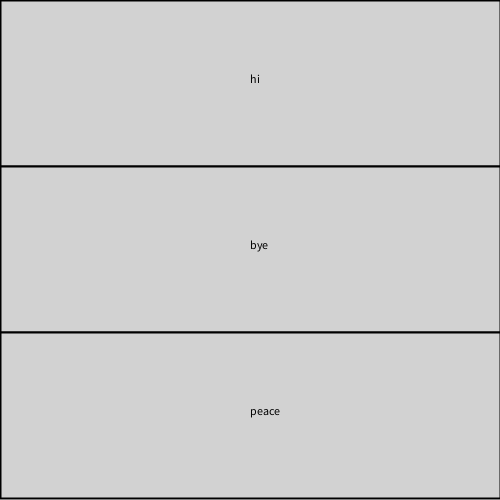
Frame 1 (no input)
Frame 60 (the mouse pressed at the canvas centre just before this capture): identical to frame 1, image omitted
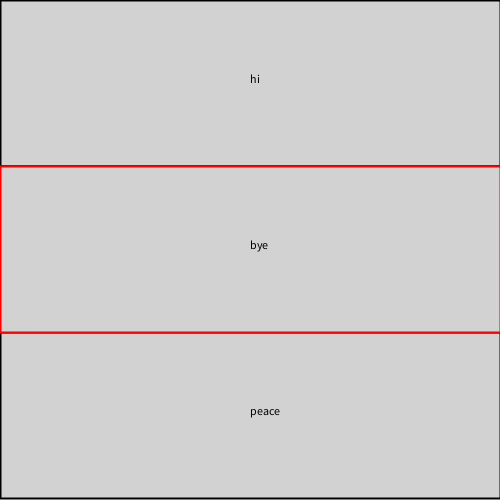
Frame 120 (the mouse held since frame 60 and released just before this capture)

The Processing sketch that drew these frames (run headless with seeded random() and noise(); from frame 60 on, the mouse is pressed at the canvas centre):

// Processing sketch: Reorderable
// ── Reorderable.pde

class Orderable {
  ArrayList<Item> items;
  PVector itemSize;
  PVector pos;
  int selected;

  Orderable(ArrayList<String> items, PVector pos, PVector itemSize) {
    this.items = new ArrayList<Item>();
    this.pos = pos.copy();
    PVector itemPos = pos.copy();
    for (String i : items) {
      this.items.add(new Item(itemPos, i));
    }
    this.itemSize = itemSize.copy();
    selected = -1;
  }

  void draw() {
    pushMatrix();
    stroke(0);
    for (Item i : items) {
      i.draw();
      translate(0, itemSize.y);
    }
    popMatrix();
    if (selected >= 0) {
      pushMatrix();
      translate(0, itemSize.y * selected);
      stroke(255, 0, 0);
      items.get(selected).draw();
      popMatrix();
    }
  }

  void swap(int i1) {
    int i2 = selected;
    Item temp = items.get(i1);
    items.set(i1, items.get(i2));
    items.set(i2, temp);
    selected = i1;
  }

  void move(int newI) {
    items.add(newI, items.remove(selected));
    selected = newI;
  }
  
  int getIndexFromPos(PVector p){
    if (p.x > pos.x && p.x < pos.x + itemSize.x && p.y > pos.y && p.y < pos.y + itemSize.y*items.size()) {
      return ((int) (p.y - pos.y)) / ((int) itemSize.y);
    }
    return -1;
  }

  void selectAtPos(PVector p) {
    selected = getIndexFromPos(p);
  }

  void selectRel(int shiftAmount) {
    selected += shiftAmount;
    selected = constrain(selected, 0, items.size() - 1);
  }

  class Item {
    PVector pos;
    String text;

    Item(PVector pos, String text) {
      this.pos = pos.copy();
      this.text = text;
    }

    void draw() {
      strokeWeight(2);
      fill(210);
      rect(pos.x, pos.y, itemSize.x, itemSize.y);
      fill(0);
      text(text, pos.x + itemSize.x/2, pos.y + itemSize.y/2);
    }
  }
}

Orderable o;

void setup() {
  size(500, 500);
  ArrayList<String> items = new ArrayList<String>();
  items.add("hi");
  items.add("bye");
  items.add("peace");
  o = new Orderable(items, new PVector(), new PVector(width, height / 3));
}

void draw() {
  background(255);
  o.draw();
}

void mousePressed() {
  o.selectAtPos(new PVector(mouseX, mouseY));
}

void mouseReleased(){
  o.move(o.getIndexFromPos(new PVector(mouseX, mouseY)));
}

void keyPressed() {
  if (key == CODED && (keyCode == UP || keyCode == DOWN)) {
    o.selectRel(keyCode == UP ? -1 : 1);
  }
}
